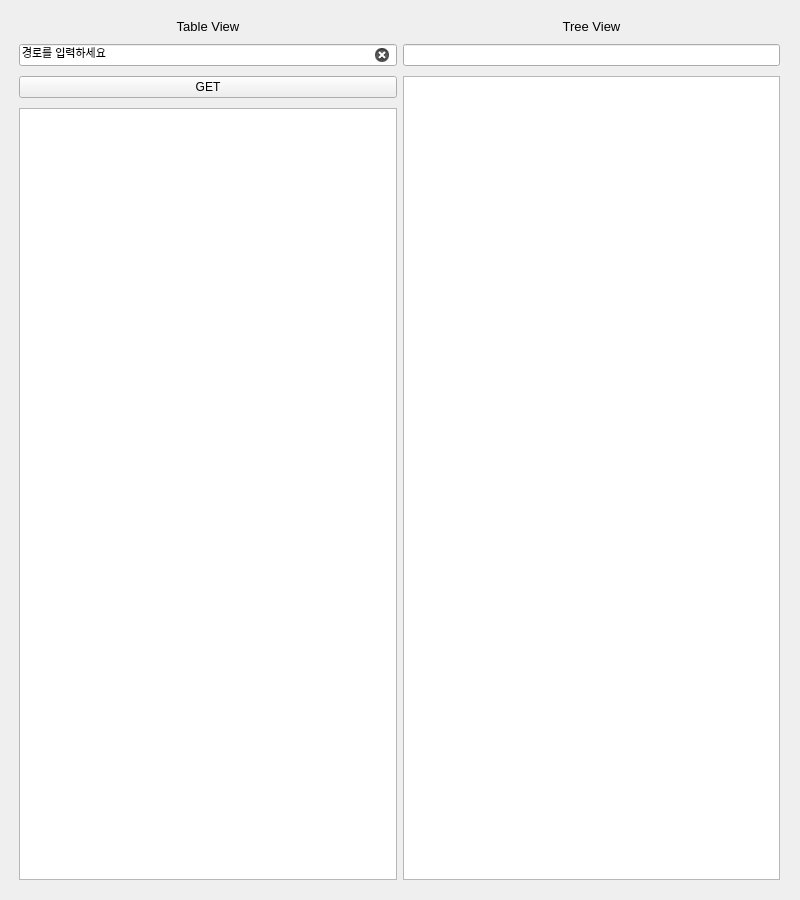
<?xml version="1.0" encoding="UTF-8"?>
<ui version="4.0">
 <class>Form</class>
 <widget class="QWidget" name="Form">
  <property name="geometry">
   <rect>
    <x>0</x>
    <y>0</y>
    <width>800</width>
    <height>900</height>
   </rect>
  </property>
  <property name="sizePolicy">
   <sizepolicy hsizetype="Fixed" vsizetype="Fixed">
    <horstretch>0</horstretch>
    <verstretch>0</verstretch>
   </sizepolicy>
  </property>
  <property name="windowTitle">
   <string>Form</string>
  </property>
  <widget class="QWidget" name="horizontalLayoutWidget">
   <property name="geometry">
    <rect>
     <x>19</x>
     <y>19</y>
     <width>761</width>
     <height>861</height>
    </rect>
   </property>
   <layout class="QHBoxLayout" name="horizontalLayout">
    <property name="sizeConstraint">
     <enum>QLayout::SetDefaultConstraint</enum>
    </property>
    <item>
     <layout class="QVBoxLayout" name="tableSide">
      <property name="spacing">
       <number>10</number>
      </property>
      <property name="sizeConstraint">
       <enum>QLayout::SetDefaultConstraint</enum>
      </property>
      <item>
       <widget class="QLabel" name="tableLabel">
        <property name="font">
         <font>
          <family>Arial</family>
          <pointsize>10</pointsize>
         </font>
        </property>
        <property name="layoutDirection">
         <enum>Qt::LeftToRight</enum>
        </property>
        <property name="text">
         <string>Table View</string>
        </property>
        <property name="textFormat">
         <enum>Qt::PlainText</enum>
        </property>
        <property name="scaledContents">
         <bool>false</bool>
        </property>
        <property name="alignment">
         <set>Qt::AlignCenter</set>
        </property>
       </widget>
      </item>
      <item>
       <widget class="QLineEdit" name="tablePath">
        <property name="font">
         <font>
          <family>Arial</family>
          <pointsize>8</pointsize>
         </font>
        </property>
        <property name="text">
         <string>경로를 입력하세요</string>
        </property>
        <property name="clearButtonEnabled">
         <bool>true</bool>
        </property>
       </widget>
      </item>
      <item>
       <widget class="QPushButton" name="tablePB">
        <property name="text">
         <string>GET</string>
        </property>
       </widget>
      </item>
      <item>
       <widget class="QTableView" name="tableView">
        <property name="sizeAdjustPolicy">
         <enum>QAbstractScrollArea::AdjustIgnored</enum>
        </property>
        <property name="autoScrollMargin">
         <number>15</number>
        </property>
        <attribute name="horizontalHeaderCascadingSectionResizes">
         <bool>true</bool>
        </attribute>
        <attribute name="horizontalHeaderMinimumSectionSize">
         <number>40</number>
        </attribute>
        <attribute name="horizontalHeaderDefaultSectionSize">
         <number>120</number>
        </attribute>
        <attribute name="verticalHeaderCascadingSectionResizes">
         <bool>false</bool>
        </attribute>
        <attribute name="verticalHeaderMinimumSectionSize">
         <number>30</number>
        </attribute>
        <attribute name="verticalHeaderDefaultSectionSize">
         <number>35</number>
        </attribute>
       </widget>
      </item>
     </layout>
    </item>
    <item>
     <layout class="QVBoxLayout" name="treeSide">
      <property name="spacing">
       <number>10</number>
      </property>
      <property name="sizeConstraint">
       <enum>QLayout::SetDefaultConstraint</enum>
      </property>
      <item>
       <widget class="QLabel" name="label_2">
        <property name="font">
         <font>
          <family>Arial</family>
          <pointsize>10</pointsize>
         </font>
        </property>
        <property name="text">
         <string>Tree View</string>
        </property>
        <property name="alignment">
         <set>Qt::AlignCenter</set>
        </property>
       </widget>
      </item>
      <item>
       <widget class="QLineEdit" name="lineEdit_2"/>
      </item>
      <item>
       <widget class="QTreeView" name="treeView"/>
      </item>
     </layout>
    </item>
   </layout>
  </widget>
 </widget>
 <resources/>
 <connections/>
</ui>
